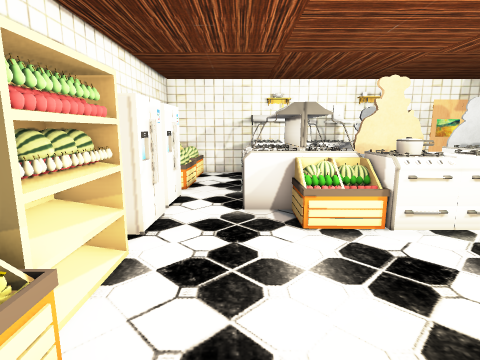
view 1 (above)

24 first-person views from a walk through a scene from a Unity 3-D project. The camera is 1.4 m above the floor, tilts 10° down and sees 80° across. The floor is counted in squares, 0.5 m on a side. Each view is taken from the middle of a square. On the plan, view 1 faces up. The plan holds only what a view shows up to about 20 squares ahead; the rest is blank. The player is left out.

view 2
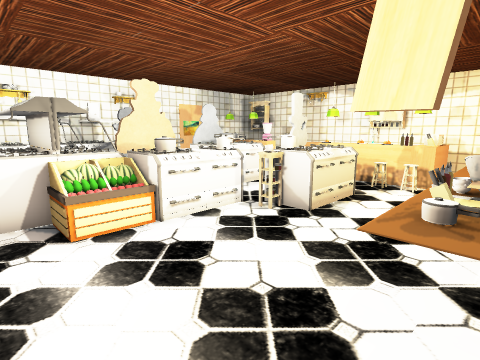

view 3
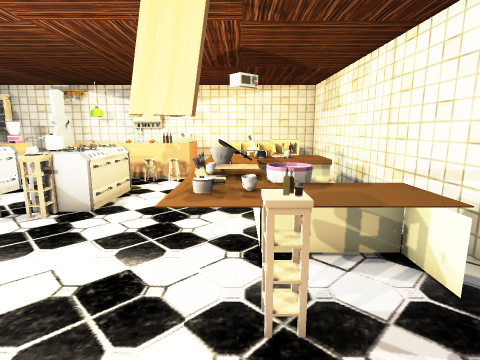

view 4
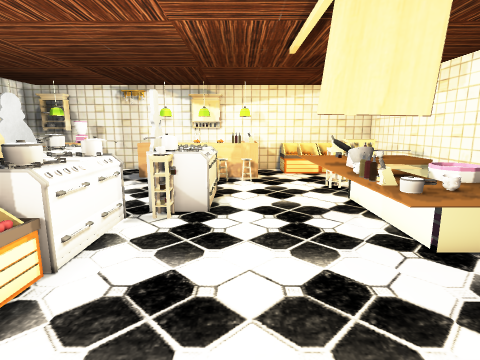

view 5
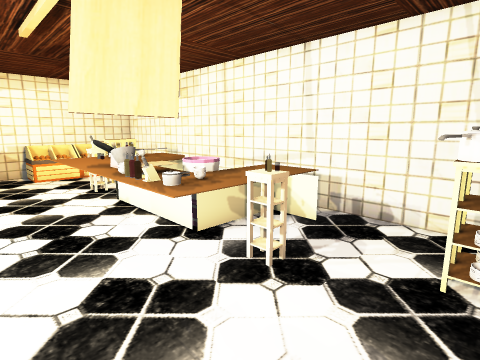

view 6
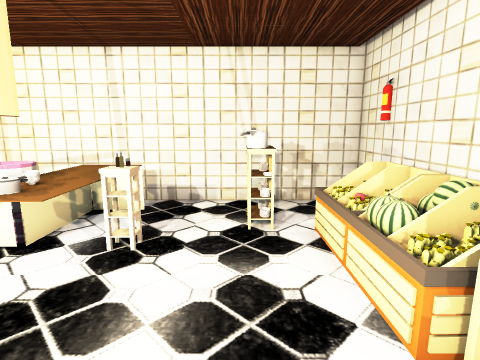

view 7
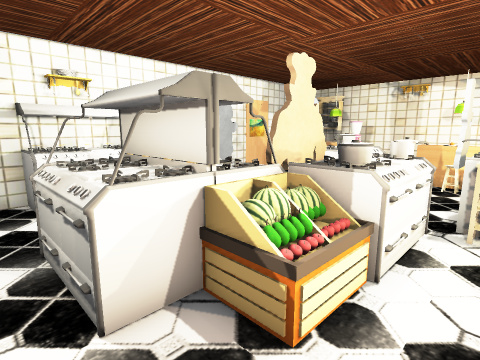

view 8
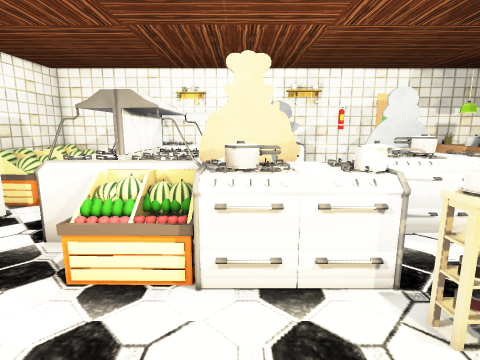

view 9
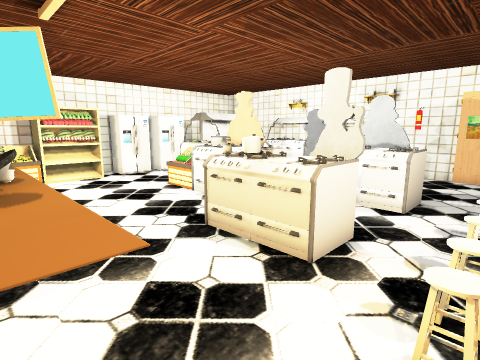

view 10
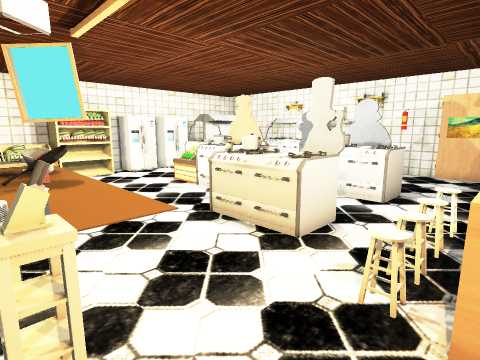

view 11
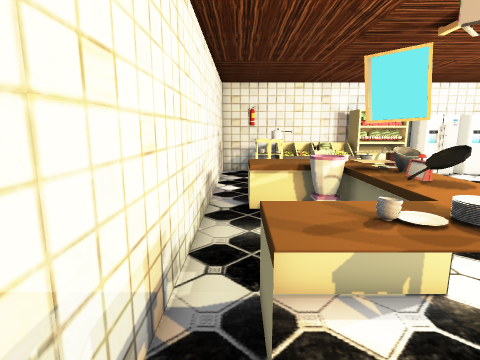

view 12
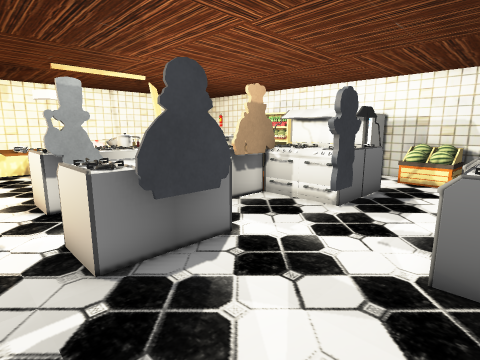

view 13
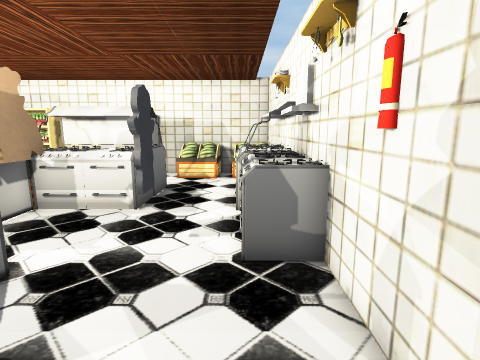

view 14
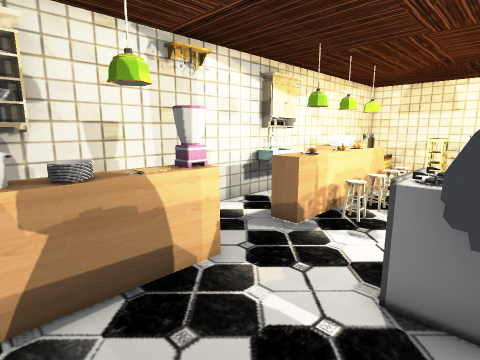

view 15
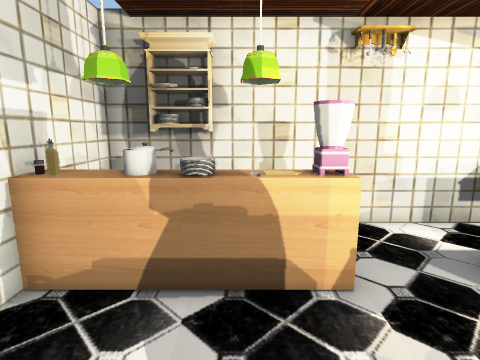

view 16
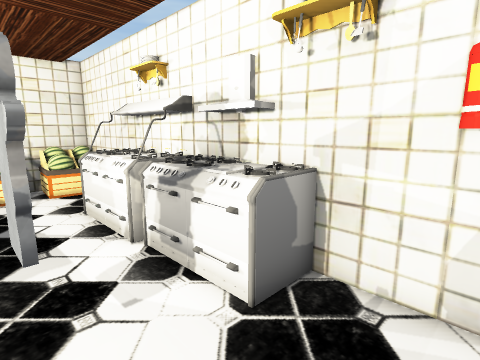

view 17
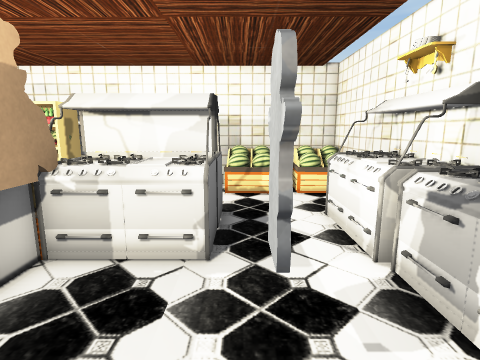

view 18
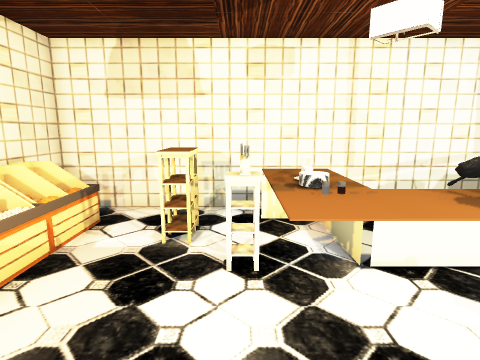

view 19
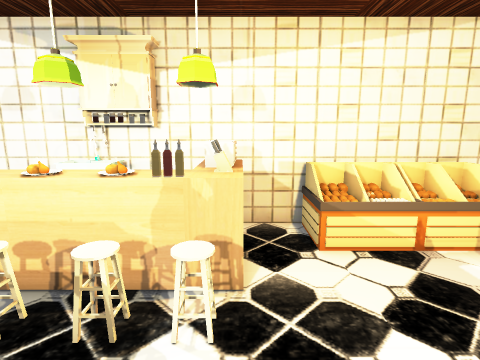

view 20
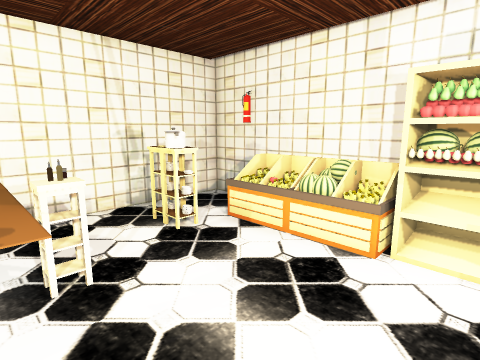

view 21
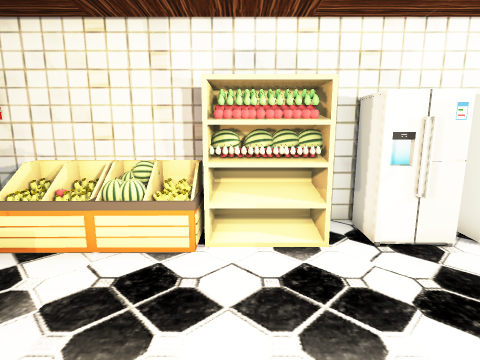

view 22
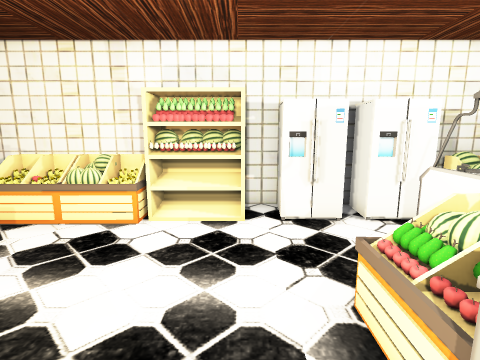

view 23
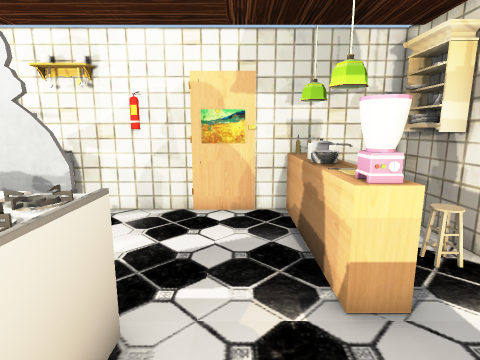

view 24
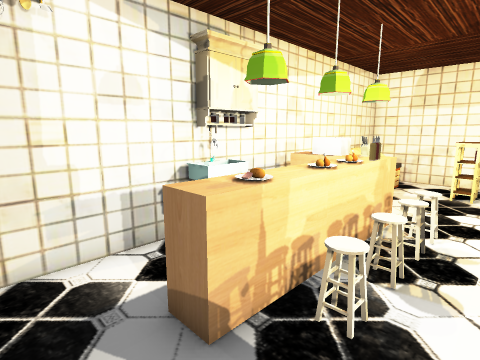

### Floor plan
Points are (right, up) in squares from view 1. A wall is a line through its corners. A room is listed if a view was taken in it or the views show most of it. See-through windows are left out.
Room 1 (views 1, 2, 3, 4, 5, 6, 7, 8, 9, 10, 11, 12, 13, 14, 15, 16, 17, 18, 19, 20, 21, 22, 23, 24)
walls: (-4.6, 7.6) (-4.6, 5.9); (7.6, 18.8) (3.4, 18.8); (9.6, 18.8) (8.4, 18.8); (-4.6, 3.4) (-4.6, -5.2) (19.4, -5.2); (19.4, 8.4) (19.4, 14.6); (2.6, 18.8) (-4.6, 18.8); (-4.6, 13.6) (-4.6, 9.9); (19.4, 1.5) (19.4, 2.6); (15.5, 18.8) (10.4, 18.8); (-4.6, 16.5) (-4.6, 15.4); (19.4, 17.4) (19.4, 18.8) (16.4, 18.8)
objects: other object (-5, 14); other object (-5, 15); other object (-5, 17); other object (-5, 18); shelf (-4, -2) to (-2, -2); shelf (-4, 1) to (-2, 1); other object (-4, 3); shelf (-4, 4) to (-4, 6); fridge (-4, 7) to (-3, 9); fridge (-4, 10) to (-2, 12); shelf (-4, 13) to (-2, 16); shelf (-4, 17) to (-2, 18); other object (-3, 0); other object (-3, 2); other object (-3, 4); other object (-3, 5); other object (-3, 6); other object (-2, -1); other object (-2, 0); other object (-2, 2); banana (-2, 3); pot (-1, -2) to (0, -1); other object (0, 10) to (1, 13); other object (1, 8); other object (1, 17) to (4, 18); other object (2, -1) to (3, 0); other object (2, 7); other object (2, 8); shelf (2, 8) to (4, 10); other object (2, 11) to (4, 13); other object (3, -4) to (5, -1); other object (3, -1); other object (3, 1); other object (3, 7); other object (3, 8); other object (4, 0); other object (4, 1) to (5, 2); other object (5, -2) to (6, -1); other object (5, 0); other object (5, 1); other object (5, 8) to (6, 9); other object (5, 10) to (6, 10); other object (5, 17) to (8, 18); other object (5, 18) to (7, 18); other object (6, 0); other object (6, 1); other object (6, 8); other object (6, 14) to (7, 15); other object (7, -1) to (7, 0); other object (7, 1); pot (7, 8) to (8, 9); other object (7, 9) to (8, 10); other object (8, -4) to (12, 1); other object (8, 0); other object (8, 1); other object (8, 6); other object (8, 7); other object (9, 0) to (9, 1); other object (9, 5) to (12, 7); pot (9, 6) to (9, 7); other object (9, 10) to (12, 12); other object (10, 11); other object (10, 13) to (11, 13); other object (11, -2); other object (11, -1) to (12, -1); other object (11, 0); other object (11, 7) to (12, 8); other object (12, -2); other object (13, -1); other object (13, 0); other object (14, -3) to (15, -3); other object (14, -2) to (15, -2); other object (14, 3) to (15, 4); other object (14, 5) to (15, 5); other object (14, 6) to (15, 7); other object (14, 8) to (15, 8); other object (16, 3); other object (16, 4); other object (16, 5); other object (16, 6); other object (16, 7); other object (16, 8); other object (16, 8) to (17, 10); other object (16, 9); other object (16, 13) to (16, 14); other object (16, 15); other object (16, 16); pot (16, 16) to (17, 17); other object (16, 18); shelf (17, -4) to (19, -2); shelf (17, -1) to (19, 1); oven (17, 3) to (18, 4); other object (17, 5) to (17, 7); other object (17, 13) to (17, 15); other object (17, 17) to (17, 18); other object (18, 6) to (19, 8); other object (18, 15) to (19, 15); other object (19, 3) to (19, 4); other object (19, 5); other object (19, 16); other object (19, 17)

Positions as (right, up) in squares from view 1, and headings:
1: (0, 0), facing up
2: (0, 0), facing up-right
3: (-1, 0), facing right
4: (-1, 4), facing right
5: (-1, 4), facing down-right
6: (0, 6), facing down
7: (-1, 6), facing up-right
8: (5, 3), facing up
9: (15, 0), facing up-left
10: (16, -1), facing up-left
11: (15, -4), facing left
12: (14, 18), facing down-left
13: (14, 17), facing left
14: (11, 17), facing down-right
15: (11, 15), facing right
16: (11, 14), facing up-left
17: (10, 14), facing left
18: (13, 5), facing down
19: (11, 3), facing right
20: (4, 5), facing down-left
21: (4, 4), facing left
22: (6, 6), facing left
23: (14, 9), facing up
24: (13, 12), facing down-right
